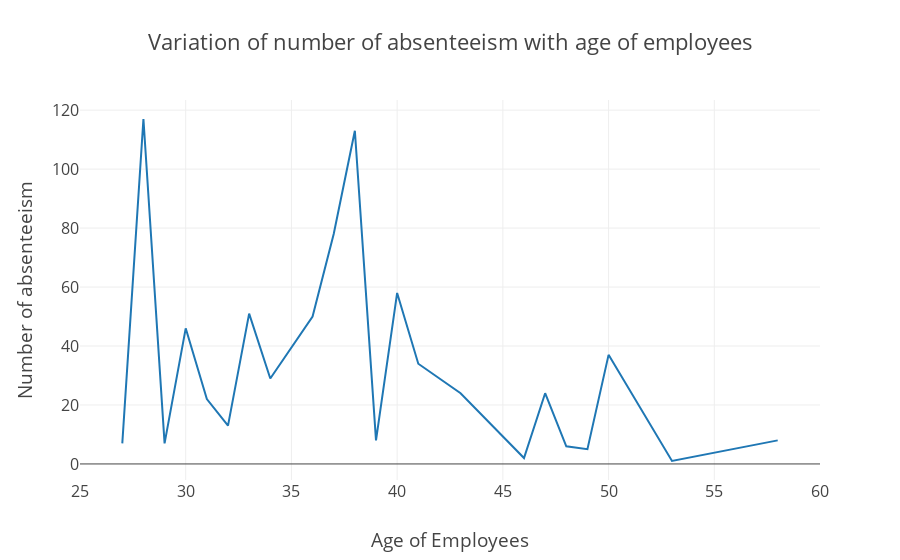

Notebook code cell kept with this figure:
### Markdown cell above
To check the relationship between Age of employees and number of absenteeism cases, an interactive plot using $\textit{plotly}$ library is drawn below. Number of absenteesim cases has peaked at two ages, 28 and 38.

### Code cell
keys=pd.DataFrame.sort_index(data['Age'].value_counts()).index
values=np.array(pd.DataFrame.sort_index(data['Age'].value_counts()), dtype=pd.Series)
iplot({'data':[{'x':keys,'y':values}],
     'layout':go.Layout(title = 'Variation of number of absenteeism with age of employees',
                        font = dict(size=16),
                        xaxis=dict(title='Age of Employees',range=[25,60]),
                        yaxis=dict(title='Number of absenteeism')
                       )}
   )

### Figure 1 — Plotly figure (JSON) as saved in the notebook; plotly's stock layout.template omitted (floating-point values rounded to 4 significant figures)
{"data": [{"type": "scatter", "uid": "3f9ef3ca-69da-4aba-9322-0ad23a662864", "x": [27, 28, 29, 30, 31, 32, 33, 34, 36, 37, 38, 39, 40, 41, 43, 46, 47, 48, 49, 50, 53, 58], "y": [7, 117, 7, 46, 22, 13, 51, 29, 50, 78, 113, 8, 58, 34, 24, 2, 24, 6, 5, 37, 1, 8]}], "layout": {"font": {"size": 16}, "title": {"text": "Variation of number of absenteeism with age of employees"}, "xaxis": {"range": [25, 60], "title": {"text": "Age of Employees"}}, "yaxis": {"title": {"text": "Number of absenteeism"}}}}
